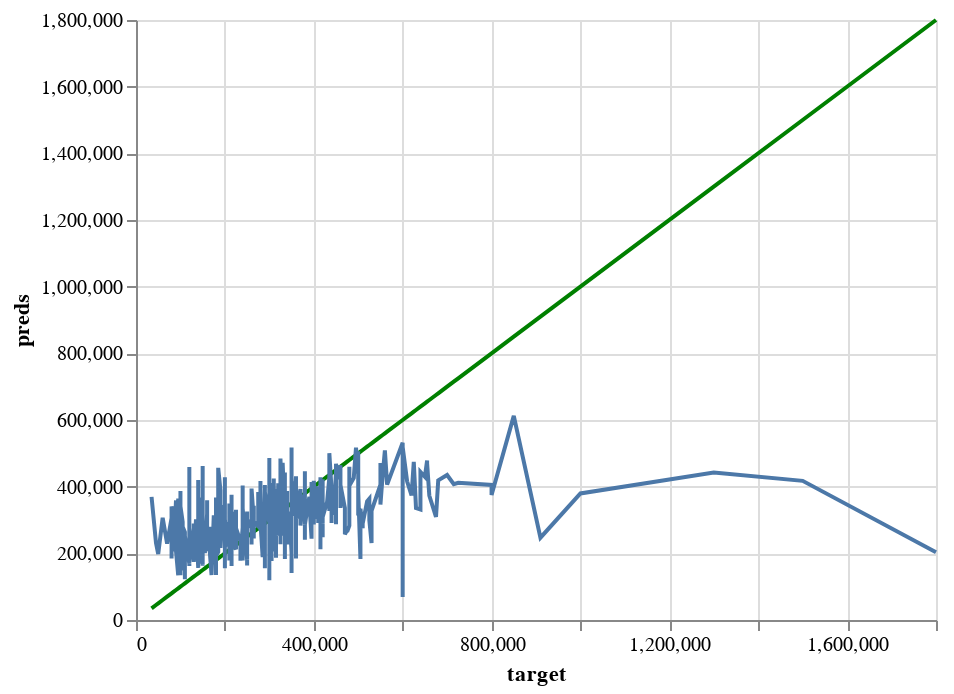

This figure's notebook cell:
### Code cell
perfect_test = alt.Chart(pd.DataFrame({'target': y_test, 'preds': y_test})).mark_line(color='green').encode(
    x='target',
    y='preds'
)

pred_chart_test = alt.Chart(pd.DataFrame({'target': y_test, 'preds': y_test_pred})).mark_line().encode(
    x='target',
    y='preds'
  )

perfect_test + pred_chart_test

### Figure 1 — Vega-Lite specification as saved in the notebook (floating-point values rounded to 4 significant figures; data arrays with more than 128 entries replaced by an {"elided": "..."} marker saying what was removed)
{"config": {"view": {"continuousWidth": 400, "continuousHeight": 300}}, "layer": [{"data": {"name": "data-1e1d7a67436ceb3379a0f134a3e78a39"}, "mark": {"type": "line", "color": "green"}, "encoding": {"x": {"field": "target", "type": "quantitative"}, "y": {"field": "preds", "type": "quantitative"}}}, {"data": {"name": "data-a1732d960b3d8d9b790d508ae8f433be"}, "mark": "line", "encoding": {"x": {"field": "target", "type": "quantitative"}, "y": {"field": "preds", "type": "quantitative"}}}], "$schema": "https://vega.github.io/schema/vega-lite/v4.17.0.json", "datasets": {"data-1e1d7a67436ceb3379a0f134a3e78a39": {"elided": "599 records"}, "data-a1732d960b3d8d9b790d508ae8f433be": {"elided": "599 records"}}}
